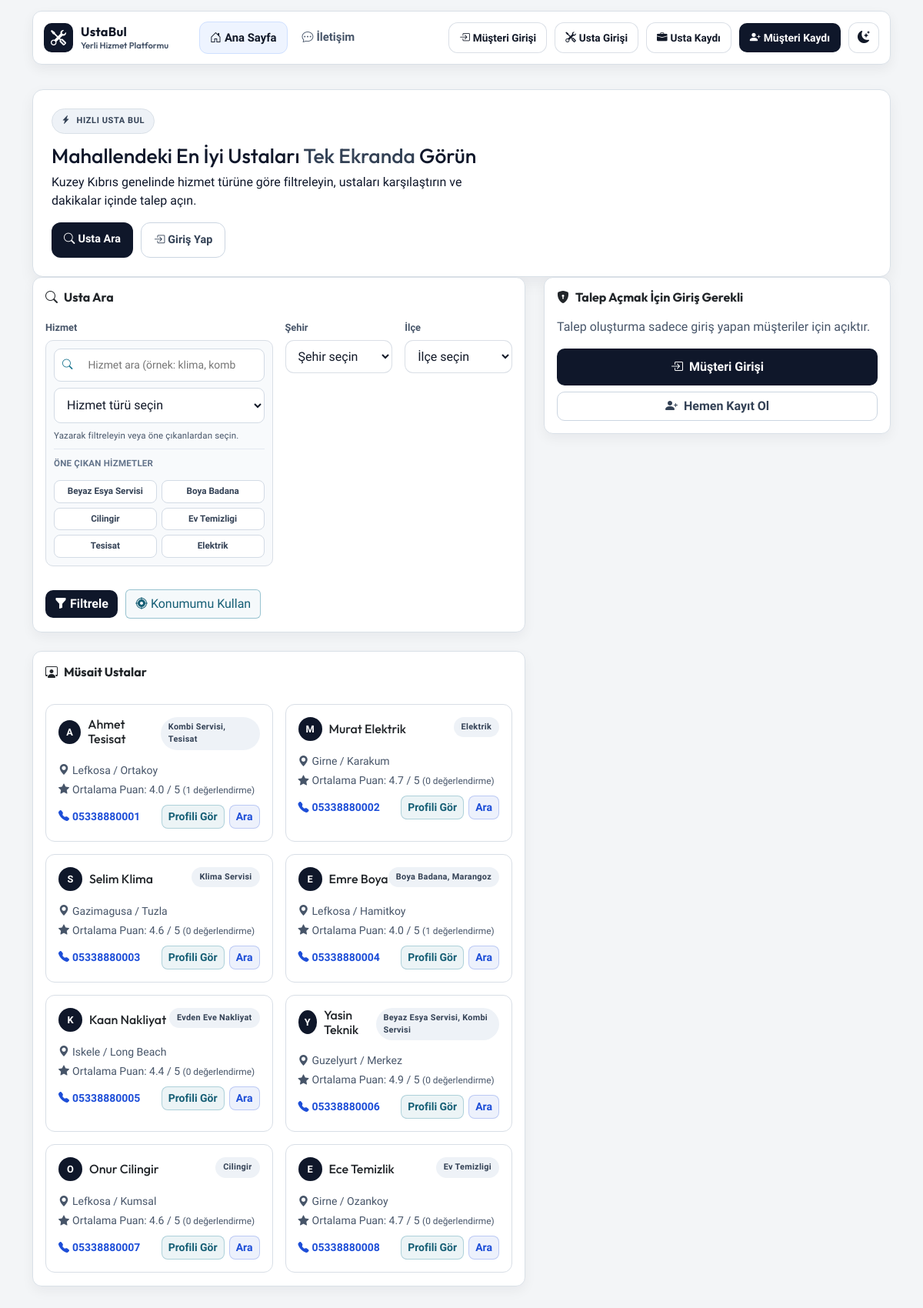
The app's page /, older data.
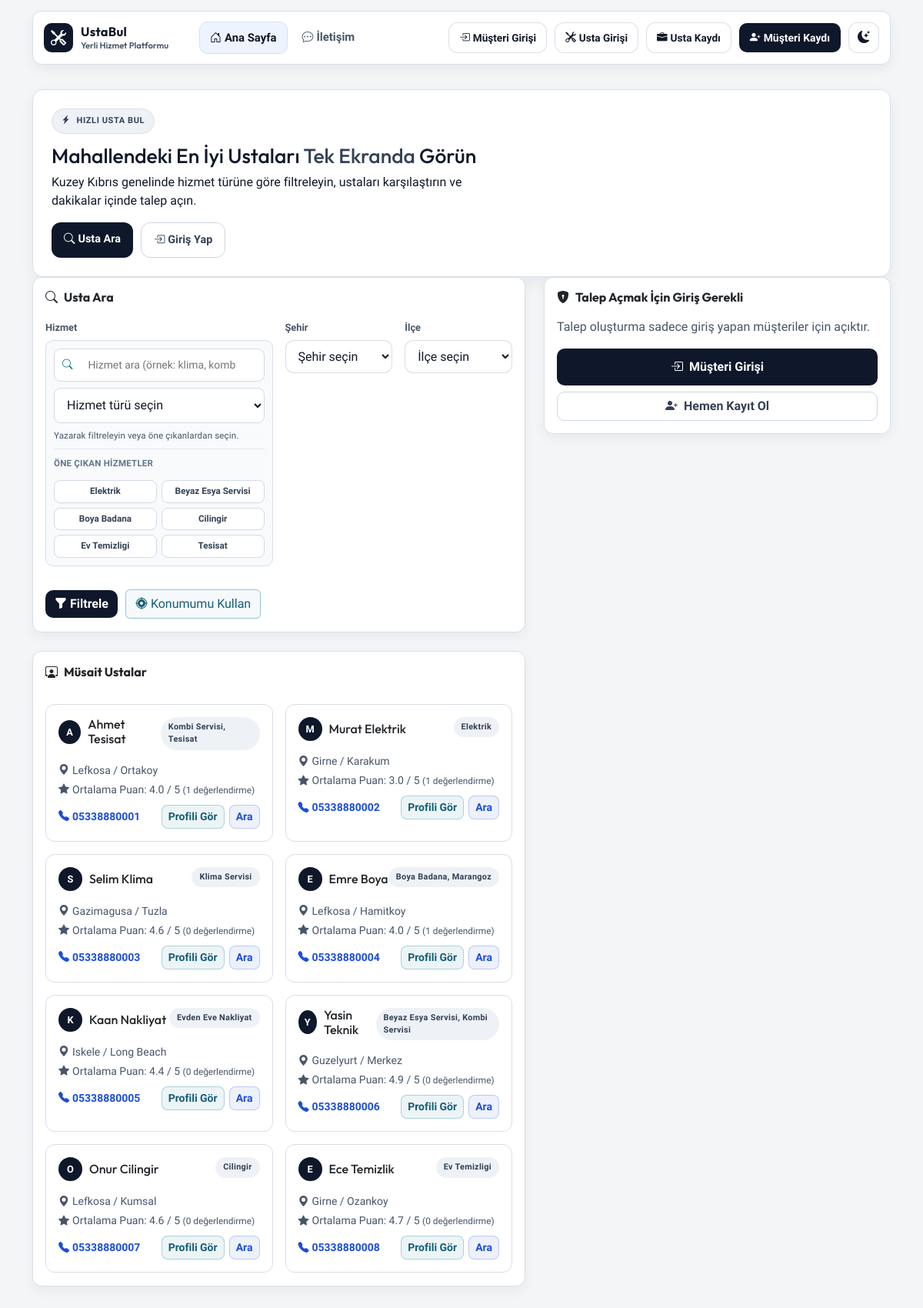
The same page, newer data.
### Myapp/models.py (models this page shows, shortened)
class ServiceType(models.Model):
    name = models.CharField(max_length=80, unique=True)
    slug = models.SlugField(unique=True)
    class Meta:
        ordering = ["name"]
    def __str__(self):
        return self.name

class Provider(models.Model):
    user = models.OneToOneField(
        User,
        on_delete=models.SET_NULL,
        null=True,
        blank=True,
        related_name="provider_profile",
    )
    full_name = models.CharField(max_length=120)
    service_types = models.ManyToManyField(ServiceType, related_name="providers", blank=True)
    city = models.CharField(max_length=80)
    district = models.CharField(max_length=80)
    phone = models.CharField(max_length=20)
    latitude = models.DecimalField(max_digits=9, decimal_places=6, null=True, blank=True)
    longitude = models.DecimalField(max_digits=9, decimal_places=6, null=True, blank=True)
    rating = models.DecimalField(max_digits=2, decimal_places=1, default=5.0)
    is_available = models.BooleanField(default=True)
    description = models.TextField(blank=True)
    created_at = models.DateTimeField(auto_now_add=True)
    class Meta:
        ordering = ["-is_available", "-rating", "full_name"]

### Myapp/views.py (the view)
# urls.py: path('', views.index, name='index'),
@never_cache
@ensure_csrf_cookie
def index(request):
    refresh_offer_lifecycle()
    is_provider_user = bool(get_provider_for_user(request.user)) if request.user.is_authenticated else False
    search_form = ServiceSearchForm(request.GET or None)
    providers_qs = (
        Provider.objects.filter(is_available=True)
        .prefetch_related("service_types")
        .annotate(ratings_count=Count("ratings", distinct=True))
    )
    location_used = False
    if search_form.is_valid():
        service_type = search_form.cleaned_data.get("service_type")
        city = (search_form.cleaned_data.get("city") or "").strip()
        district = (search_form.cleaned_data.get("district") or "").strip()
        user_latitude = search_form.cleaned_data.get("latitude")
        user_longitude = search_form.cleaned_data.get("longitude")
        if service_type:
            providers_qs = providers_qs.filter(service_types=service_type)
        if city:
            providers_qs = providers_qs.filter(city__icontains=city)
        if district and district != ANY_DISTRICT_VALUE:
            providers_qs = providers_qs.filter(district__icontains=district)
        providers_qs = providers_qs.annotate(
            avg_quote=Avg("offers__quote_amount", filter=get_provider_avg_quote_filter(service_type))
        )
        providers = list(providers_qs[:100])
        if user_latitude is not None and user_longitude is not None:
            location_used = True
            for provider in providers:
                if provider.latitude is not None and provider.longitude is not None:
                    provider.distance_km = round(
                        haversine_km(
                            float(user_latitude),
                            float(user_longitude),
                            float(provider.latitude),
                            float(provider.longitude),
                        ),
                        1,
                    )
                else:
                    provider.distance_km = None
            providers.sort(
                key=lambda p: (
                    p.distance_km is None,
                    p.distance_km if p.distance_km is not None else 10**9,
                    -float(p.rating),
                )
            )
        else:
            for provider in providers:
                provider.distance_km = None
    else:
        providers = list(providers_qs[:12])
        for provider in providers:
            provider.distance_km = None
    request_form = ServiceRequestForm(initial=build_request_form_initial(request))
    context = {
        "search_form": search_form,
        "request_form": request_form,
        "providers": providers[:12],
        "location_used": location_used,
        "city_district_map_json": get_city_district_map_json(),
        "is_provider_user": is_provider_user,
        "popular_service_types": get_popular_service_types(),
    }
    return render(request, "Myapp/index.html", context)

### Myapp/forms.py
class ServiceSearchForm(forms.Form):
    service_type = forms.ModelChoiceField(
        queryset=ServiceType.objects.all(),
        empty_label="Hizmet türü seçin",
        required=False,
        label="Hizmet",
    )
    city = forms.ChoiceField(choices=[("", "Şehir seçin")] + NC_CITY_CHOICES, required=False, label="Şehir")
    district = forms.ChoiceField(choices=DISTRICT_CHOICES_WITH_ANY, required=False, label="İlçe")
    latitude = forms.FloatField(required=False, widget=forms.HiddenInput())
    longitude = forms.FloatField(required=False, widget=forms.HiddenInput())

### Myapp/views.py (called while the page is built, shortened)
def build_request_form_initial(request):
    if not request.user.is_authenticated:
        return {}

def get_city_district_map_json():
    return json.dumps(NC_CITY_DISTRICT_MAP)

def get_popular_service_types(limit=6):
    return list(
        ServiceType.objects.annotate(request_count=Count("requests", distinct=True))
        .order_by("-request_count", "name")[:limit]
    )

def get_offer_expiry_minutes():
    return max(1, int(getattr(settings, "OFFER_EXPIRY_MINUTES", 180)))

def get_offer_reminder_minutes():
    return max(1, int(getattr(settings, "OFFER_REMINDER_MINUTES", 60)))

### Myapp/templates/Myapp/index.html (shortened to what the changed rows need)
{% extends "base.html" %}
{% block content %}
<section class="hero-spotlight reveal-up">
  <div class="hero-layout">
    <div class="hero-copy">
      <h1>Mahallendeki En İyi Ustaları <span>Tek Ekranda</span> Görün</h1>
    </div>
  </div>
</section>
<section class="row g-4 align-items-start">
  <div class="col-xl-7">
    <div class="card panel-card shadow-sm reveal-up delay-1" id="search-panel">
      <div class="card-body">
        <h2 class="h5 mb-3 section-title"><i class="bi bi-search me-2"></i>Usta Ara</h2>
        <form method="get" class="row g-3 search-form" id="search-form">
          <div class="col-lg-6">
            <div class="service-picker">
              {% if popular_service_types %}
                <div class="quick-service-wrap">
                  <div class="quick-service-list">
                    {% for service_type in popular_service_types %}
                      <button type="button" class="quick-service-btn" data-service-choice="{{ service_type.id }}">
                        {{ service_type.name }}
                      </button>
                    {% endfor %}
                  </div>
                </div>
              {% endif %}
            </div>
          </div>
        </form>
      </div>
    </div>
    <div class="card panel-card shadow-sm mt-4 reveal-up delay-2">
      <div class="card-body">
        <div class="d-flex align-items-center justify-content-between flex-wrap gap-2 mb-3">
          <h2 class="h5 mb-0 section-title"><i class="bi bi-person-workspace me-2"></i>Müsait Ustalar</h2>
        </div>
        {% if providers %}
          <div class="row g-3 provider-grid">
            {% for provider in providers %}
              <div class="col-md-6 col-xl-6">
                <article class="provider-card p-3 h-100">
                  <div class="d-flex align-items-start justify-content-between mb-3">
                    <div class="provider-head">
                      <span class="avatar-dot">{{ provider.full_name|slice:":1"|upper }}</span>
                      <h3 class="h6 mb-0">{{ provider.full_name }}</h3>
                    </div>
                    <span class="pill">
                      {% for service in provider.service_types.all %}
                        {{ service.name }}{% if not forloop.last %}, {% endif %}
                      {% empty %}
                        Hizmet belirtilmedi
                      {% endfor %}
                    </span>
                  </div>
                  <p class="small mb-1 provider-location"><i class="bi bi-geo-alt-fill me-1"></i>{{ provider.city }} / {{ provider.district }}</p>
                  <p class="small mb-1 provider-rating">
                    <i class="bi bi-star-fill me-1"></i>Ortalama Puan: {{ provider.rating }} / 5
                    <span class="rating-count">({{ provider.ratings_count }} değerlendirme)</span>
                  </p>
                  <div class="provider-bottom">
                    <p class="small mb-0 provider-phone"><i class="bi bi-telephone-fill me-1"></i><strong>{{ provider.phone }}</strong></p>
                    <div class="provider-actions">
                      <a href="{% url 'provider_detail' provider.id %}" class="btn btn-sm provider-profile-btn">Profili Gör</a>
                      <a href="tel:{{ provider.phone }}" class="btn btn-sm provider-call-btn">Ara</a>
                    </div>
                  </div>
                </article>
              </div>
            {% endfor %}
          </div>
        {% else %}
          <p class="mb-0">Kriterlere uygun usta bulunamadı.</p>
        {% endif %}
      </div>
    </div>
  </div>
  <div class="col-xl-5">
    {% if not request.user.is_authenticated %}
      <div class="card panel-card shadow-sm sticky-form reveal-up delay-3 auth-gate-card" id="talep-form">
        <div class="card-body">
          <h2 class="h5 mb-3 section-title"><i class="bi bi-shield-lock-fill me-2"></i>Talep Açmak İçin Giriş Gerekli</h2>
        </div>
      </div>
    {% endif %}
  </div>
</section>
{% endblock %}

Row changes from the older to the newer data that the page shows:
shown differently, row unchanged: ServiceType "Elektrik": moves up the list
changed Provider "Murat Elektrik": rating "4.7" → "3.0"; ratings_count "0" → "1"
